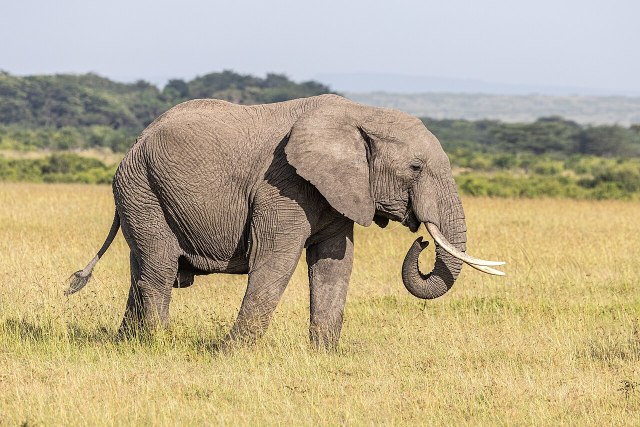
#> input picture doctorgane/photos/masai.jpg, 1280 x 853 px, found by its file name (shown at 1/2 size); its folder holds 7 pictures in this run; the run also reads 1 picture not shown here
$ python elephants_kin.py
#> lines starting #> are read from the running program, lines starting #| are printed output that depends on the picture
### code/kin/kinetic.py
"""Moteur « kinetic » Doctorgane : typographie géante animée + photos plein cadre, 1080x1920 30 fps."""
import math, subprocess, wave, numpy as np
from PIL import Image, ImageDraw, ImageFont, ImageFilter, ImageOps, ImageEnhance
W, H, FPS = 1080, 1920, 30
F = "/home/claude/fonts/"
NAVY = (14, 24, 48); CREAM = (247, 242, 233); CORAL = (255, 111, 97); GREY = (168, 176, 192); DARK = (8, 14, 30)
def anton(s): return ImageFont.truetype(F + "Anton-Regular.ttf", int(s))
def pop(s, w="SemiBold"): return ImageFont.truetype(F + f"Poppins-{w}.ttf", int(s))
def clamp(x, a=0., b=1.): return max(a, min(b, x))
def ease_out(x): x = clamp(x); return 1 - (1 - x) ** 3
def overshoot(x, k=1.7):  # back-out
    x = clamp(x); return 1 + (k + 1) * (x - 1) ** 3 + k * (x - 1) ** 2
def ease_io(x): x = clamp(x); return 0.5 - 0.5 * math.cos(math.pi * x)

class Word:
    """Un bloc de texte (une ligne) qui apparaît avec une animation."""
    def __init__(s, text, cx, cy, size, col=CREAM, t0=0.0, dur=0.28, font="anton", anim="pop", box=None, align="c", maxw=980, t1=None, snd="pop"):
        f = anton(size) if font == "anton" else pop(size, "SemiBold" if font == "pop" else font)
        d0 = ImageDraw.Draw(Image.new("L", (1, 1)))
        while d0.textlength(text, font=f) > maxw and size > 24:
            size -= 3; f = anton(size) if font == "anton" else pop(size, "SemiBold" if font == "pop" else font)
        l, t, r, b = d0.textbbox((0, 0), text, font=f); pad = 36
        lay = Image.new("RGBA", (int(r - l) + 2 * pad, int(b - t) + 2 * pad), (0, 0, 0, 0)); dl = ImageDraw.Draw(lay)
        if box:  # bloc de couleur derrière le mot
            dl.rounded_rectangle([pad - 22, pad - 6, pad + (r - l) + 22, pad + (b - t) + 14], radius=14, fill=box)
        dl.text((pad - l, pad - t), text, font=f, fill=col)
        s.lay = lay; s.cx = cx; s.cy = cy; s.t0 = t0; s.dur = dur; s.anim = anim; s.t1 = t1; s.snd = snd; s.align = align
    # [14 lines left out: function draw, not called in this run]

class Photo:
    """Photo : fond flou plein cadre + carte nette avec zoom lent (Ken Burns)."""
    def __init__(s, path, cy, w=1000, h=None, t0=0.0, dur=0.5, zoom=1.08, radius=44, card=True, dim=0.55, snd="whoosh"):
#> called with cy = 560, w = 1000, t0 = 0, dur = 0.5, zoom = 1.1, radius = 44, card = True, dim = 0.55
        im = Image.open(path).convert("RGB")
#> im is the input picture: PIL image 1280x853 RGB; mean R, G, B 185.2, 172.2, 141.5
        s.h = h or int(w * im.height / im.width); s.w = w
#> after `s.h = h or int(w * im.height / im.width)`: s.h = 666
        s.src = ImageOps.fit(im, (int(s.w * 1.15), int(s.h * 1.15)), Image.LANCZOS)
        bg = ImageOps.fit(im, (W // 4, H // 4), Image.LANCZOS).filter(ImageFilter.GaussianBlur(10)).resize((W, H), Image.BILINEAR)
        bg = ImageEnhance.Brightness(bg).enhance(1 - dim); s.bg = bg.convert("RGBA")
#> after `bg = ImageEnhance.Brightness(bg).enhance(1 - dim)`:
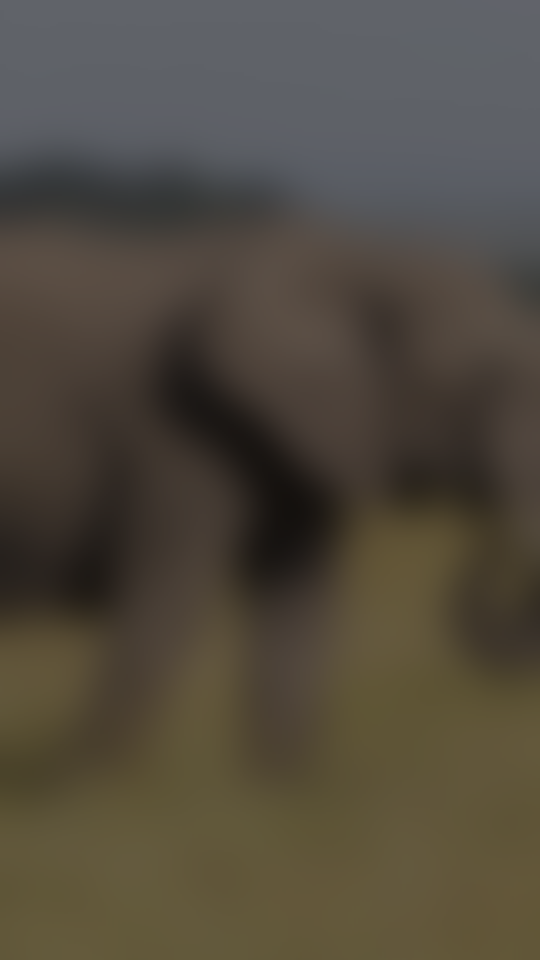
#> bg: PIL image 1080x1920 RGB (shown at 1/2 size); mean R, G, B 80.9, 74.2, 62.7
#> in __init__, `lay = Image.new('RGBA', (int(r - l) + 2 * pad, int(b - t) + 2 * pad), `: lay: PIL image 1041x202 RGBA; every value is 0
#> in __init__ (call 2), `lay = Image.new('RGBA', (int(r - l) + 2 * pad, int(b - t) + 2 * pad), `: lay: PIL image 1034x183 RGBA; every value is 0
#> in __init__ (call 3), `lay = Image.new('RGBA', (int(r - l) + 2 * pad, int(b - t) + 2 * pad), `: lay: PIL image 1024x145 RGBA; every value is 0
#> in __init__ (call 4), `lay = Image.new('RGBA', (int(r - l) + 2 * pad, int(b - t) + 2 * pad), `: lay: PIL image 1012x120 RGBA; every value is 0
#> in __init__ (call 5), `lay = Image.new('RGBA', (int(r - l) + 2 * pad, int(b - t) + 2 * pad), `: lay: PIL image 534x167 RGBA; every value is 0
#> in __init__ (call 6), `lay = Image.new('RGBA', (int(r - l) + 2 * pad, int(b - t) + 2 * pad), `: lay: PIL image 1045x274 RGBA; every value is 0
#> in __init__ (call 7), `lay = Image.new('RGBA', (int(r - l) + 2 * pad, int(b - t) + 2 * pad), `: lay: PIL image 547x107 RGBA; every value is 0
        s.cy = cy; s.t0 = t0; s.dur = dur; s.zoom = zoom; s.radius = radius; s.card = card; s.snd = snd; s.life = 6.0
    # [12 lines left out: function draw, not called in this run]

class Bar:
    def __init__(s, label, value, vmax, cy, col, t0, dur=0.6, x=80, w=920, h=58):
#> call 2 of __init__, with label = 'Humains : 11 à 25 %', value = 18, vmax = 25, cy = 1330, col = (247, 242, 233), t0 = 1.9, dur = 0.6, x = 80
#> in __init__ (call 8), `lay = Image.new('RGBA', (int(r - l) + 2 * pad, int(b - t) + 2 * pad), `: lay: PIL image 641x108 RGBA; every value is 0
#> call 2 of __init__, with dur = 4.4, bg = (14, 24, 48), flash = True
#> in __init__ (call 9), `lay = Image.new('RGBA', (int(r - l) + 2 * pad, int(b - t) + 2 * pad), `: lay: PIL image 1036x140 RGBA; every value is 0
#> in __init__ (call 10), `lay = Image.new('RGBA', (int(r - l) + 2 * pad, int(b - t) + 2 * pad), `: lay: PIL image 1031x123 RGBA; every value is 0
#> in __init__ (call 11), `lay = Image.new('RGBA', (int(r - l) + 2 * pad, int(b - t) + 2 * pad), `: lay: PIL image 181x121 RGBA; every value is 0
        s.label = label; s.value = value; s.vmax = vmax; s.cy = cy; s.col = col; s.t0 = t0; s.dur = dur; s.x = x; s.w = w; s.h = h; s.snd = "pop"
    # [7 lines left out: function draw, not called in this run]

class Grid:
    """n carrés qui apparaissent en rafale."""
    def __init__(s, n, cols, cx, cy, cell, gap, col, t0, step=0.05, snd="tick"):
#> in __init__ (call 12), `lay = Image.new('RGBA', (int(r - l) + 2 * pad, int(b - t) + 2 * pad), `: lay: PIL image 390x132 RGBA; every value is 0
#> in __init__ (call 13), `lay = Image.new('RGBA', (int(r - l) + 2 * pad, int(b - t) + 2 * pad), `: lay: PIL image 460x131 RGBA; every value is 0
#> call 2 of __init__, with n = 20, cols = 5, cx = 540, cy = 1180, cell = 84, gap = 14, col = (255, 111, 97), t0 = 1.9
#> in __init__ (call 14), `lay = Image.new('RGBA', (int(r - l) + 2 * pad, int(b - t) + 2 * pad), `: lay: PIL image 753x171 RGBA; every value is 0
#> call 2 of __init__, with cy = 480, w = 1000, t0 = 0, dur = 0.5, zoom = 1.12, radius = 44, card = True, dim = 0.6
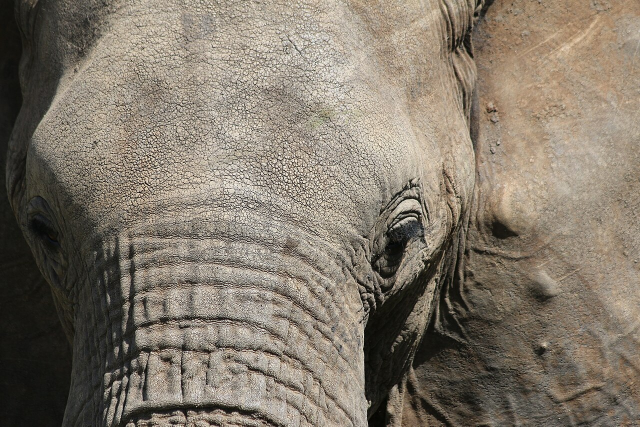
#> input picture doctorgane/photos/memory.jpg, 1280 x 853 px, found by its file name (shown at 1/2 size)
#> in __init__, im is the input picture: PIL image 1280x853 RGB; mean R, G, B 129.7, 120.1, 106.6
#> in __init__ (call 2), `bg = ImageOps.fit(im, (W // 4, H // 4), Image.LANCZOS).filter(ImageFil..`:
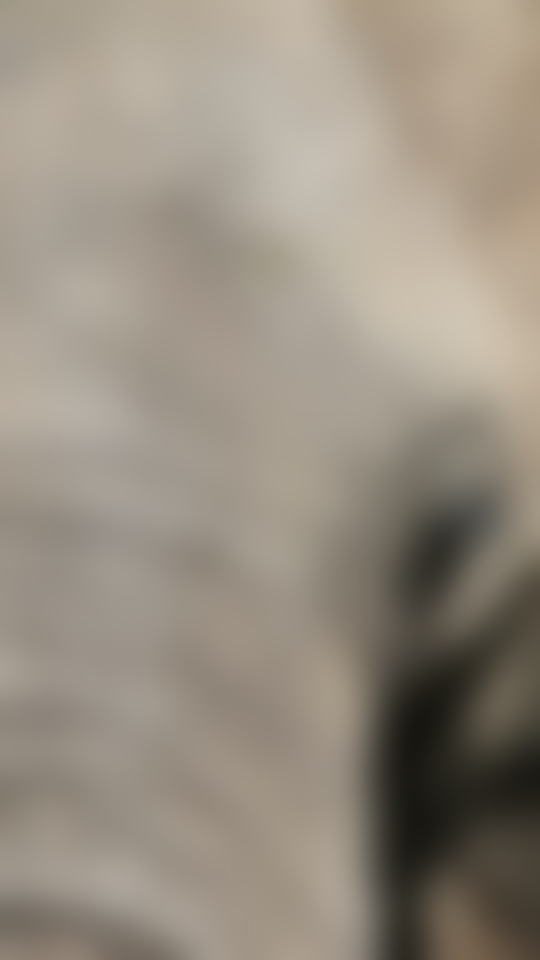
#> bg: PIL image 1080x1920 RGB (shown at 1/2 size); mean R, G, B 151.8, 142.7, 129.7
#> in __init__ (call 2), `bg = ImageEnhance.Brightness(bg).enhance(1 - dim)`:
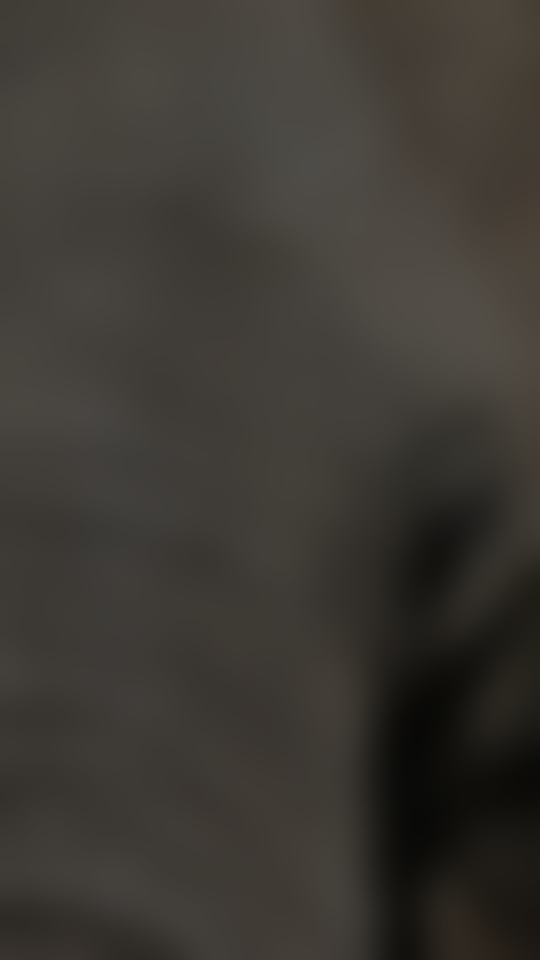
#> bg: PIL image 1080x1920 RGB (shown at 1/2 size); mean R, G, B 60.3, 56.7, 51.5
#> in __init__ (call 15), `lay = Image.new('RGBA', (int(r - l) + 2 * pad, int(b - t) + 2 * pad), `: lay: PIL image 881x183 RGBA; every value is 0
#> in __init__ (call 16), `lay = Image.new('RGBA', (int(r - l) + 2 * pad, int(b - t) + 2 * pad), `: lay: PIL image 756x163 RGBA; every value is 0
#> in __init__ (call 17), `lay = Image.new('RGBA', (int(r - l) + 2 * pad, int(b - t) + 2 * pad), `: lay: PIL image 747x193 RGBA; every value is 0
#> in __init__ (call 17), `s.lay = lay`:
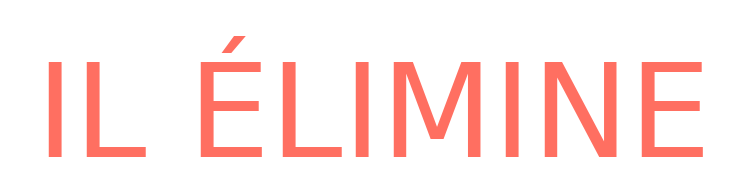
#> s.lay: PIL image 747x193 RGBA; mean R, G, B, A 37.8, 16.5, 14.4, 35.1; transparent parts drawn white
#> in __init__ (call 18), `lay = Image.new('RGBA', (int(r - l) + 2 * pad, int(b - t) + 2 * pad), `: lay: PIL image 766x171 RGBA; every value is 0
#> in __init__ (call 18), `s.lay = lay`:
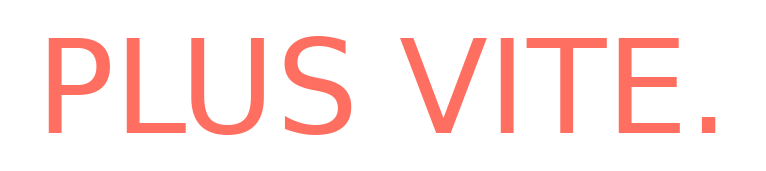
#> s.lay: PIL image 766x171 RGBA; mean R, G, B, A 37.4, 16.3, 14.2, 34.7; transparent parts drawn white
#> in __init__ (call 19), `lay = Image.new('RGBA', (int(r - l) + 2 * pad, int(b - t) + 2 * pad), `: lay: PIL image 950x95 RGBA; every value is 0
#> in __init__ (call 19), `s.lay = lay`:
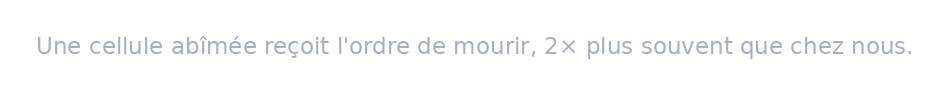
#> s.lay: PIL image 950x95 RGBA; mean R, G, B, A 10.5, 11, 12, 10.9; transparent parts drawn white
        s.n = n; s.cols = cols; s.cx = cx; s.cy = cy; s.cell = cell; s.gap = gap; s.col = col; s.t0 = t0; s.step = step; s.snd = snd
        s.ticks = [t0 + k * step for k in range(n)]
    # [9 lines left out: function draw, not called in this run]

class Scene:
    def __init__(s, dur, items, bg=NAVY, flash=True): s.dur = dur; s.items = items; s.bg = bg; s.flash = flash

GRAIN = [np.random.default_rng(k).normal(0, 2.2, (H, W, 1)).astype(np.float32) for k in range(4)]
VIGN = None
# [6 lines left out: function vignette, not called in this run]

class Film:
    def __init__(s, scenes):
        s.scenes = scenes; s.bounds = [0.0]
        for sc in scenes: s.bounds.append(s.bounds[-1] + sc.dur)
        s.dur = s.bounds[-1]; s.nf = int(s.dur * FPS)
    # [45 lines left out: functions frame, make_audio, encode, not called in this run]

def load_music(path, dur, fade_in=0.8, fade_out=2.0):
    """Charge un mp3 en mono float via ffmpeg, avec fondus."""
#> (the run stopped early here; a loop or call above may not have finished)
